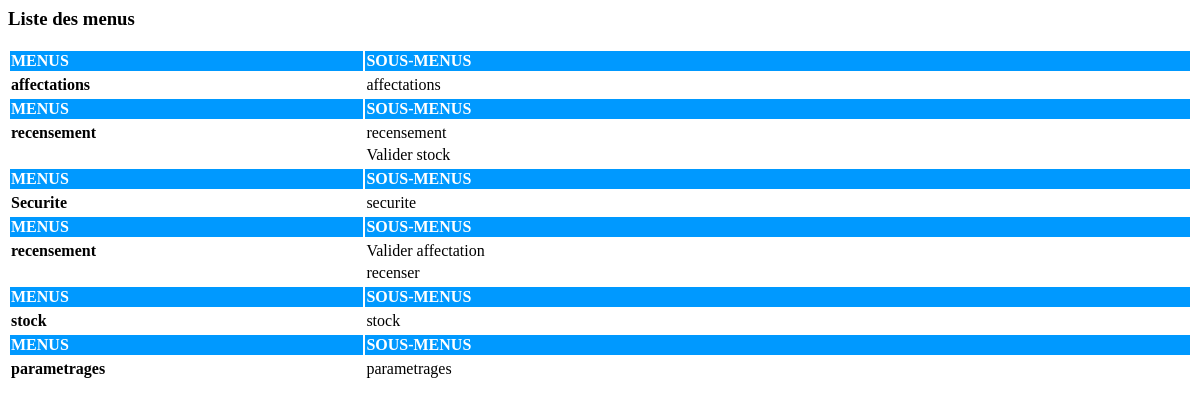
Page /index.php/c_sys_menu on the committed database.
### tables this page shows
CREATE TABLE `sys_sous_menu` (
  `id_sous_menu` int(11) NOT NULL,
  `id_menu` int(11) DEFAULT NULL,
  `code` varchar(100) NOT NULL,
  `libelle` varchar(100) NOT NULL,
  `etat` enum('-1','1') NOT NULL DEFAULT '1',
  `date_last_modif` timestamp NOT NULL DEFAULT CURRENT_TIMESTAMP ON UPDATE CURRENT_TIMESTAMP
);

CREATE TABLE `sys_menu` (
  `id_menu` int(11) NOT NULL,
  `code` varchar(100) NOT NULL,
  `libelle` varchar(100) NOT NULL,
  `etat` enum('-1','1') NOT NULL DEFAULT '1',
  `rang` int(11) NOT NULL DEFAULT '1000',
  `date_last_modif` timestamp NOT NULL DEFAULT CURRENT_TIMESTAMP ON UPDATE CURRENT_TIMESTAMP
);

### application/controllers/C_sys_menu.php (called while the page is built, shortened)
<?php
class C_sys_menu extends CI_Controller
{
    public function __construct()
    {
        $this->load->model('M_sys_menu', 'menu');
    }
    public function index()
    {
        $menu_liste 			= $this->menu->get_menu_liste();
		$data['menu_liste'] 	= $menu_liste;
        $this->load->view('sys/V_sys_menu', $data);
    }
}

### index.php (called while the page is built, shortened)
<?php
require_once BASEPATH.'core/CodeIgniter.php';

### application/models/M_sys_menu.php (called while the page is built)
<?php
class M_sys_menu extends CI_model
{
	public function get_menu_liste()
	{
		$sql = "SELECT
					m.id_menu,
					m.libelle as m_libelle,
					sm.id_sous_menu,
					sm.libelle as sm_libelle
				FROM
					sys_sous_menu sm
				INNER JOIN sys_menu m ON
					m.id_menu = sm.id_menu
				ORDER BY m.rang ASC";
		$query = $this->db->query($sql);
		return $query->result();
	}
}

### application/views/sys/V_sys_menu.php (the view, shortened to what this page needs)
<div class="row">
<div class="col-md-8">
<div class="panel panel-default">
<div class="panel-heading"><h3 class="panel-title">Liste des menus</h3></div>
<div class="panel-body">
<table id="datatable-buttons" class="table table-striped table-bordered">
<?php
$i = 0;
$menu_parent = '';
foreach($menu_liste as $smenu)
{
	if($i != $smenu->id_menu)
	{
		$i = $smenu->id_menu;
		if($menu_parent != '')
		{
		?>
		</table>
		<?php
		}
		$menu_parent = $smenu->m_libelle;
		?>
		<table  width="100%" id="datatable-buttons" class="table table-striped table-bordered">
			<tr>
				<thead class="titre">
				<td width="30%">MENUS</td>
				<td>SOUS-MENUS</td>
			</thead>
		</tr>
		<tr>
			<td><b><?php echo $menu_parent;?></b></td>
			<td><?php echo $smenu->sm_libelle ?></td>
		</tr>
	<?php
	}else
	{
	?>
		<tr>
			<td></td>
			<td><?php echo $smenu->sm_libelle ?></td>
		</tr>
	<?php
	}
}
?>
</div>
</div>
</div>
</div>

### application/views/sys/V_sys_menu.php (style rules this page uses)
.table > tbody > tr > td, { padding: 2px; line-height: 1.42857143; vertical-align: top; border-top: 1px solid #ddd; }
.titre { color:#FFF; font-weight:bold; background-color: #0099FF; }
.table th, .table td { border-top: none !important; border-left: none !important; }

### rows in the picture
sys_sous_menu: id_menu.libelle "affectations", libelle "affectations"
sys_sous_menu: id_menu.libelle "recensement", libelle "recensement"
sys_sous_menu: libelle "Valider stock"
sys_sous_menu: id_menu.libelle "Securite", libelle "securite"
sys_sous_menu: id_menu.libelle "recensement", libelle "Valider affectation"
sys_sous_menu: libelle "recenser"
sys_sous_menu: id_menu.libelle "stock", libelle "stock"
sys_sous_menu: id_menu.libelle "parametrages", libelle "parametrages"
